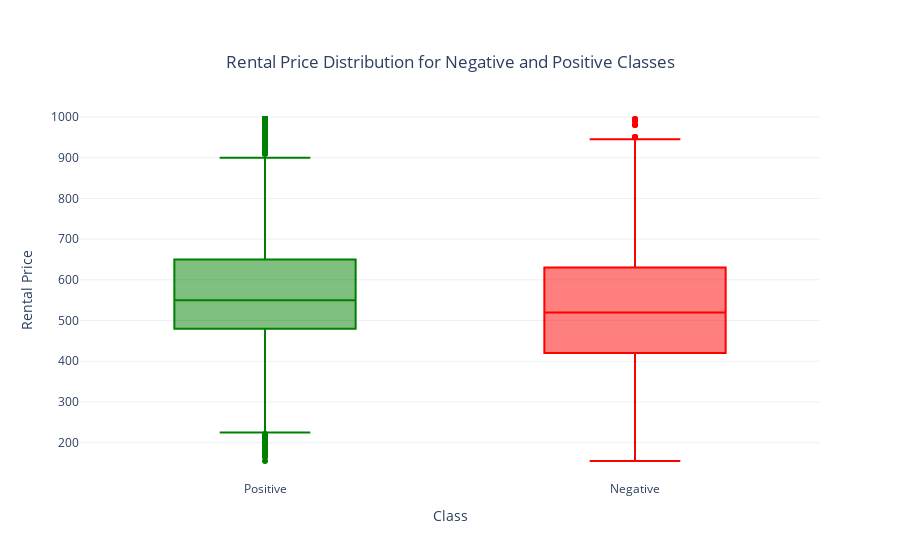

Here is the notebook cell this chart was saved with:
### Code cell
properties['Class'] = properties.apply(lambda row: 'Negative' if row['negative_class'] == 1 else 'Positive', axis=1)

# Plotting using Plotly
fig = px.box(
    properties,
    x='Class',
    y='Rent_Price',
    color='Class',
    title='Rental Price Distribution by Class',
    labels={'Rent_Price': 'Rental Price', 'Class': 'Class'},
    template='plotly_white',
    color_discrete_map={'Negative': 'red', 'Positive': 'green'}  # Optional: Color the classes for distinction
)

fig.update_layout(
    title={
        'text': 'Rental Price Distribution for Negative and Positive Classes',
        'y': 0.9,
        'x': 0.5,
        'xanchor': 'center',
        'yanchor': 'top'
    },
    xaxis_title='Class',
    yaxis_title='Rental Price',
    showlegend=False
)

fig.show()

### Figure 1 — Plotly figure (JSON) as saved in the notebook; plotly's stock layout.template omitted (floating-point values rounded to 4 significant figures; data arrays with more than 128 entries replaced by an {"elided": "..."} marker saying what was removed)
{"data": [{"alignmentgroup": "True", "hovertemplate": "Class=%{x}<br>Rental Price=%{y}<extra></extra>", "legendgroup": "Positive", "marker": {"color": "green"}, "name": "Positive", "notched": false, "offsetgroup": "Positive", "orientation": "v", "showlegend": true, "type": "box", "x": {"elided": "11596 str values"}, "x0": " ", "xaxis": "x", "y": {"elided": "11596 float values"}, "y0": " ", "yaxis": "y"}, {"alignmentgroup": "True", "hovertemplate": "Class=%{x}<br>Rental Price=%{y}<extra></extra>", "legendgroup": "Negative", "marker": {"color": "red"}, "name": "Negative", "notched": false, "offsetgroup": "Negative", "orientation": "v", "showlegend": true, "type": "box", "x": {"elided": "705 str values"}, "x0": " ", "xaxis": "x", "y": {"elided": "705 int values"}, "y0": " ", "yaxis": "y"}], "layout": {"boxmode": "overlay", "legend": {"title": {"text": "Class"}, "tracegroupgap": 0}, "showlegend": false, "title": {"text": "Rental Price Distribution for Negative and Positive Classes", "x": 0.5, "xanchor": "center", "y": 0.9, "yanchor": "top"}, "xaxis": {"anchor": "y", "categoryarray": ["Positive", "Negative"], "categoryorder": "array", "domain": [0, 1], "title": {"text": "Class"}}, "yaxis": {"anchor": "x", "domain": [0, 1], "title": {"text": "Rental Price"}}}}
